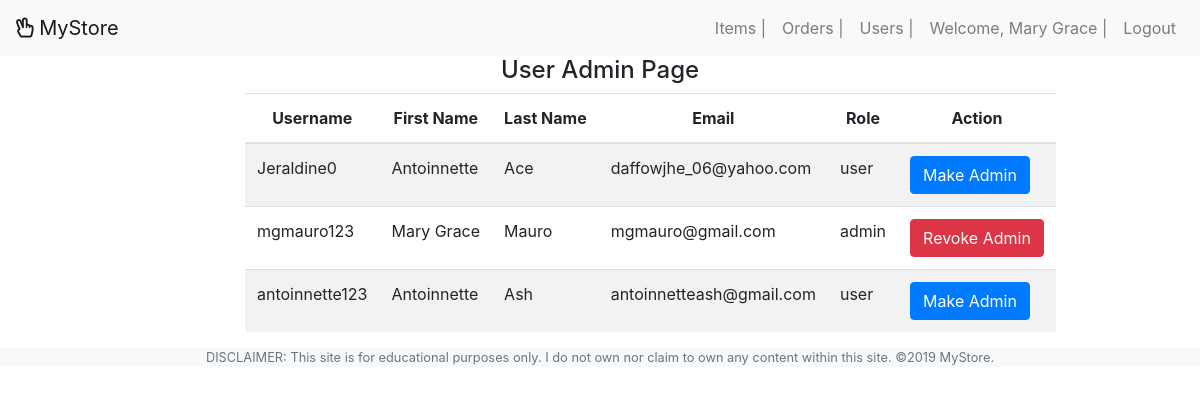
/app/views/users.php (signed in), run on the app's committed database.
### tables this page shows
CREATE TABLE `users` (
  `id` int(11) NOT NULL,
  `firstname` varchar(255) NOT NULL,
  `lastname` varchar(255) NOT NULL,
  `username` varchar(255) NOT NULL,
  `password` varchar(255) NOT NULL,
  `email` varchar(255) NOT NULL,
  `address` varchar(255) NOT NULL,
  `roles_id` int(11) NOT NULL
);

CREATE TABLE `roles` (
  `id` int(11) NOT NULL,
  `name` varchar(255) NOT NULL
);

### app/views/users.php (the view)
<?php require_once '../partials/template.php'; ?>
<?php function get_page_content() {
	if(isset($_SESSION['user']) && $_SESSION['user']['roles_id']==1){
	global $conn;
	?>
	<div class="container">
		<h4 class="text-center">User Admin Page</h4>
		<div class="row mx-0">
			<div class="col-sm-10 offset-sm-2">
				<table class="table table-responsive table-striped">
					<thead>
						<tr class="text-center">
							<th>Username</th>
							<th colspan="2">First Name</th>
							<th colspan="2">Last Name</th>
							<th>Email</th>
							<th>Role</th>
							<th>Action</th>
						</tr>
					</thead>
					<tbody>
						<?php
							$get_user_detail_query = "SELECT u.id, u.username, u.firstname,u.lastname,u.email,r.name AS role FROM users u JOIN roles r ON (u.roles_id = r.id);";
							$user_details=mysqli_query($conn, $get_user_detail_query);
							foreach($user_details as $indiv_user){
								 ?>
						 <tr>
						 	<td><?php echo $indiv_user['username'] ?></td>
						 	<td colspan="2"><?php echo $indiv_user['firstname'] ?></td>
						 	<td colspan="2"><?php echo $indiv_user['lastname'] ?></td>
						 	<td><?php echo $indiv_user['email'] ?></td>
						 	<td><?php echo $indiv_user['role'] ?></td>
						 	<td>
						 		<?php
						 		$id = $indiv_user['id'];
						 		if($indiv_user['role'] == "admin"){
						 			echo "<a href='../controllers/grant_admin.php?id=$id' class = 'btn btn-danger'> Revoke Admin </a>";
						 		}else{
						 			echo "<a href='../controllers/grant_admin.php?id=$id' class = 'btn btn-primary'> Make Admin </a>";
						 		}
						 		 ?>
						 	</td>
						 </tr>
						<?php }; ?>
					</tbody>
				</table>
			</div>
		</div>
	</div>
<?php }else{
	header('Location: ./error.php');
} ?>
<?php } ?>

### app/assets/css/style.css (style rules this page uses)
* { margin:0; padding: 0; box-sizing: border-box; }
html { scroll-behavior: smooth; }
body { overflow-x: hidden; }

### data on the page
users: username "Jeraldine0", firstname "Antoinnette", lastname "Ace", email "daffowjhe_06@yahoo.com", roles.name "user"
users: username "mgmauro123", firstname "Mary Grace", lastname "Mauro", email "mgmauro@gmail.com", roles.name "admin"
users: username "antoinnette123", firstname "Antoinnette", lastname "Ash", email "antoinnetteash@gmail.com", roles.name "user"

### other printed values
$_SESSION['user']['firstname'] "Mary Grace"
